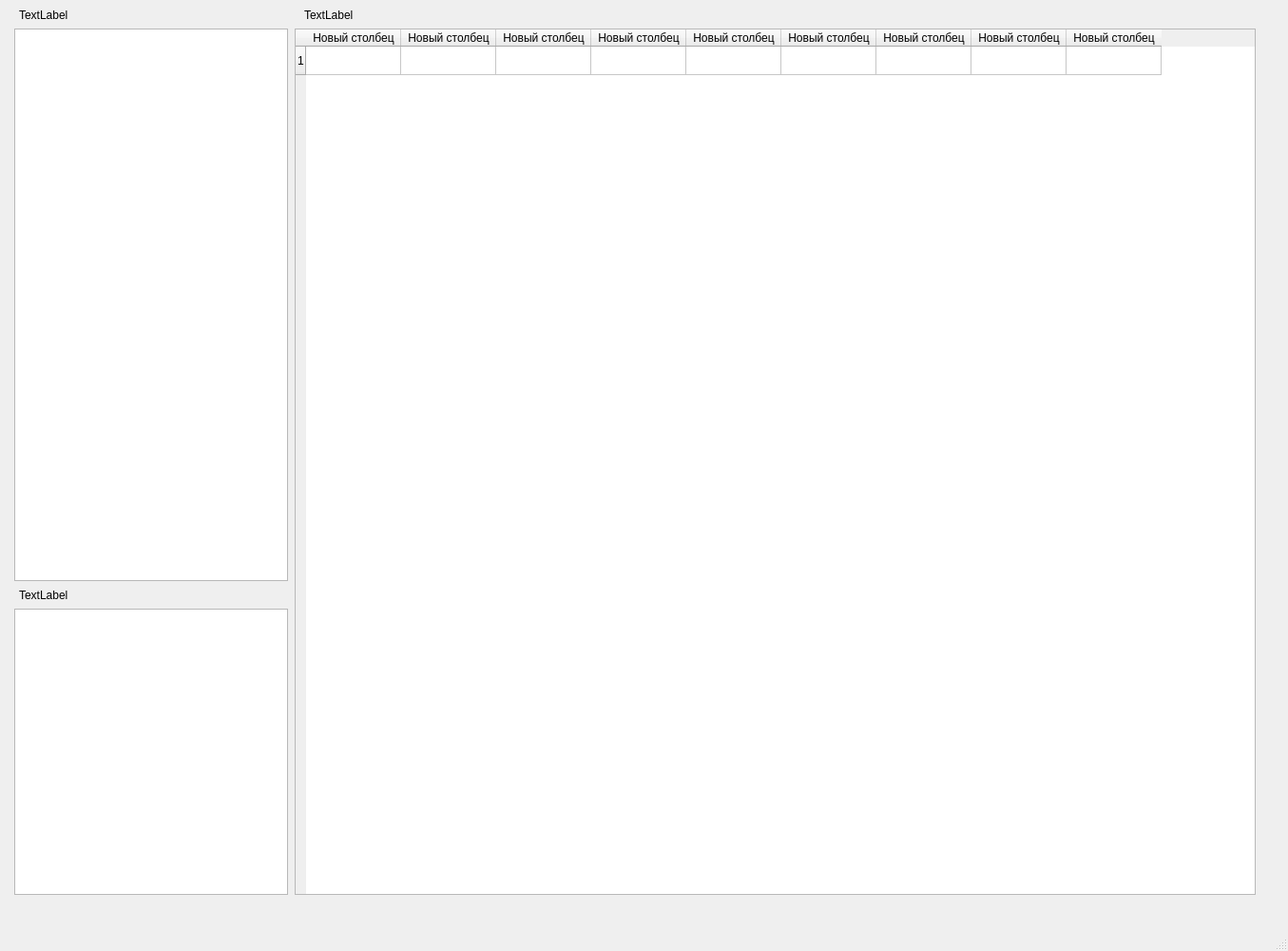
<?xml version="1.0" encoding="UTF-8"?>
<ui version="4.0">
 <class>MainWindow</class>
 <widget class="QMainWindow" name="MainWindow">
  <property name="geometry">
   <rect>
    <x>0</x>
    <y>0</y>
    <width>1355</width>
    <height>1000</height>
   </rect>
  </property>
  <property name="windowTitle">
   <string>MainWindow</string>
  </property>
  <widget class="QWidget" name="centralwidget">
   <widget class="QListWidget" name="listWidget_2">
    <property name="geometry">
     <rect>
      <x>15</x>
      <y>640</y>
      <width>288</width>
      <height>301</height>
     </rect>
    </property>
    <property name="font">
     <font>
      <pointsize>10</pointsize>
     </font>
    </property>
    <property name="horizontalScrollMode">
     <enum>QAbstractItemView::ScrollPerPixel</enum>
    </property>
   </widget>
   <widget class="QListWidget" name="listWidget">
    <property name="geometry">
     <rect>
      <x>15</x>
      <y>30</y>
      <width>288</width>
      <height>581</height>
     </rect>
    </property>
   </widget>
   <widget class="QTableWidget" name="tableWidget">
    <property name="geometry">
     <rect>
      <x>310</x>
      <y>30</y>
      <width>1011</width>
      <height>911</height>
     </rect>
    </property>
    <row>
     <property name="text">
      <string>1</string>
     </property>
    </row>
    <column>
     <property name="text">
      <string>Новый столбец</string>
     </property>
    </column>
    <column>
     <property name="text">
      <string>Новый столбец</string>
     </property>
    </column>
    <column>
     <property name="text">
      <string>Новый столбец</string>
     </property>
    </column>
    <column>
     <property name="text">
      <string>Новый столбец</string>
     </property>
    </column>
    <column>
     <property name="text">
      <string>Новый столбец</string>
     </property>
    </column>
    <column>
     <property name="text">
      <string>Новый столбец</string>
     </property>
    </column>
    <column>
     <property name="text">
      <string>Новый столбец</string>
     </property>
    </column>
    <column>
     <property name="text">
      <string>Новый столбец</string>
     </property>
    </column>
    <column>
     <property name="text">
      <string>Новый столбец</string>
     </property>
    </column>
    <item row="0" column="0">
     <property name="text">
      <string/>
     </property>
    </item>
   </widget>
   <widget class="QLabel" name="label">
    <property name="geometry">
     <rect>
      <x>20</x>
      <y>0</y>
      <width>281</width>
      <height>31</height>
     </rect>
    </property>
    <property name="font">
     <font>
      <pointsize>9</pointsize>
     </font>
    </property>
    <property name="text">
     <string>TextLabel</string>
    </property>
   </widget>
   <widget class="QLabel" name="label_2">
    <property name="geometry">
     <rect>
      <x>20</x>
      <y>610</y>
      <width>281</width>
      <height>31</height>
     </rect>
    </property>
    <property name="font">
     <font>
      <pointsize>9</pointsize>
     </font>
    </property>
    <property name="text">
     <string>TextLabel</string>
    </property>
   </widget>
   <widget class="QLabel" name="label_3">
    <property name="geometry">
     <rect>
      <x>320</x>
      <y>0</y>
      <width>511</width>
      <height>31</height>
     </rect>
    </property>
    <property name="font">
     <font>
      <pointsize>9</pointsize>
     </font>
    </property>
    <property name="text">
     <string>TextLabel</string>
    </property>
   </widget>
  </widget>
  <widget class="QStatusBar" name="statusbar"/>
  <widget class="QMenuBar" name="menubar">
   <property name="geometry">
    <rect>
     <x>0</x>
     <y>0</y>
     <width>1355</width>
     <height>30</height>
    </rect>
   </property>
  </widget>
 </widget>
 <resources/>
 <connections/>
</ui>
